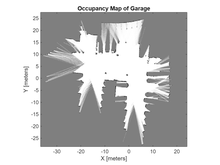
%> input picture loraRecv/src/testerplan2.png, 220 x 165 px, shrunk from 1092 x 819 before the run
$ octave pathVisual.m   (GNU Octave 9; MATLAB toolbox functions it lacks are replaced by stand-ins)
%> lines starting %> are read from the running program, lines starting %| are printed output that depends on the picture; in (x1, y1, x2, y2) boxes, pixels count from 0 and x2, y2 are one past the last pixel; in counts of white or black regions, pixels touching at a corner belong together; the program's own positions count from 1
% main_pathfinder.m
% Load a blueprint and find a path avoiding fire zones toward detected people.

clear; clc; close all;

%% STEP 1: Load and preprocess the blueprint image
img = imread('testerplan2.png');        % Replace with your blueprint file
%> img is the input picture: size 165x220x3 uint8; min 17, max 255, mean 200.5
gray = rgb2gray(img);                 % Convert to grayscale
bw = imcomplement(imbinarize(rgb2gray(img))); % Convert to binary (adjust as needed)
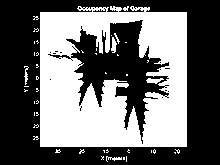
%> bw: size 165x220 logical; 42.6% white; 45 white regions (39 under 20 px), largest, box (x1, y1, x2, y2) and area: (40, 6, 187, 147) 14970, (146, 78, 164, 84) 64, (111, 37, 117, 53) 60, (24, 66, 29, 85) 42, (106, 156, 122, 162) 41, (114, 33, 120, 44) 21

M = bw;                               % M is the obstacle map: 1 = blocked, 0 = free
% imshow(M); title('Initial Map (WhitFe = Free, Black = Obstacle)');

%% STEP 2: Add fire zone coordinates (example points)
% Replace with your real fire detection output
num_fires = 5;
fire_coords = [];
fire_affected_zones = []; % Track all cells affected by fire zones

for i = 1:num_fires
    placed = false;
    while ~placed
        row = randi(size(M,1));
        col = randi(size(M,2));
        if M(row, col) == 0  % Only place fire on free space
            fire_coords(end+1, :) = [row, col];

            % Mark fire + 8-neighbors (3x3 area) as obstacle in M and track in fire_affected_zones
            for dr = -1:1
                for dc = -1:1
                    r2 = row + dr;
                    c2 = col + dc;
                    if r2 > 0 && r2 <= size(M,1) && c2 > 0 && c2 <= size(M,2)
                        M(r2, c2) = 1; % Mark as obstacle
                        fire_affected_zones(end+1, :) = [r2, c2]; % Track this affected cell
                    end
                end
            end
            placed = true;
        end
    end
end
%> after the loop, c2 = 97; fire_affected_zones = 45 rows, first 12: [78 199; 78 200; 78 201; 79 199; 79 200; 79 201; 80 199; 80 200; 80 201; 46 136; 46 137; 46 138]; fire_coords = [79 200; 47 137; 151 179; 52 198; 78 96]; r2 = 79


%% STEP 3: Simulate a Person on the Map
% Let's assume the person's position is detected at a certain point
%% STEP 3: Simulate a Person in the Center of the Map
% Automatically find the center-most free spot

center_row = round(size(M, 1) / 2);
%> center_row = 83
center_col = round(size(M, 2) / 2);
%> center_col = 110
found_persons = [];

% Search outward in a spiral until a free (non-obstacle) location is found
max_radius = max(size(M));
%> max_radius = 220
found = false;
for radius = 0:max_radius
    for dx = -radius:radius
        for dy = -radius:radius
            row = center_row + dy;
            col = center_col + dx;
            if row > 0 && row <= size(M,1) && col > 0 && col <= size(M,2)
                if M(row, col) == 0
                    person_row = row;
                    person_col = col;
                    found = true;
                    break;
                end
            end
        end
        if found, break; end
    end
    if found, break; end
end
%> after the loop, found = true; person_col = 107; person_row = 80

if ~found
    error('❌ No free space found near the center!');
end

% Mark the person's position for visualization (but not as an obstacle)
M(person_row, person_col) = 0;

%% STEP 4: Display initial map with fires and person
fig1 = figure;
imshow(~M); hold on;


% Plot fire centers with 'x' markers

radii = 1.5 * sqrt(2); % Circle to cover 3x3 area roughly
h_circles = viscircles(fire_coords(:, [2 1]), repmat(radii, size(fire_coords,1), 1), ...
           'Color', 'r', 'LineStyle', 'none', 'LineWidth', 1);


h_fire = plot(fire_coords(:,2), fire_coords(:,1), 'rx', 'MarkerSize', 8, 'LineWidth', 2);
% Plot person
h_person = plot(person_col, person_row, 'go', 'MarkerSize', 10, 'LineWidth', 2);
for k = 1:size(found_persons, 1)
    pos = found_persons(k, :);
    rectangle('Position', [pos(2)-3, pos(1)-3, 6, 6], 'EdgeColor', 'r', 'LineWidth', 2);
end
title('Map with Fire Zones and Person (Click START Point)');

 legend([h_fire, h_circles, h_person], {'Fire Centers', 'Fire Region ','Person'}, ...
        'Location','southoutside','Orientation','horizontal');
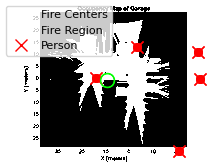
%> figure redrawn from the program's plot data; its title reads 'Click START point (white = free)'

%% STEP 5: Define start and end points
continue_pathfinding = true;

while continue_pathfinding
    %% STEP 5: Select Start and Goal
    valid = false;
    while ~valid
        imshow(~M); hold on;
        status_text = text(10, size(M,1)+10, '', 'Color', 'white', 'FontSize', 12, 'FontWeight', 'bold');

        % Plot fire and person again
        plot(fire_coords(:,2), fire_coords(:,1), 'rx', 'MarkerSize', 8, 'LineWidth', 2);
        plot(fire_affected_zones(:,2), fire_affected_zones(:,1), 'ro', 'MarkerSize', 4);
        plot(person_col, person_row, 'go', 'MarkerSize', 10, 'LineWidth', 2);
        title('Click START point (white = free)');
        legend({'Fire Centers', 'Fire Region', 'Person'}, ...
            'Location','southoutside','Orientation','horizontal');

%> (the run ends here)

$ run again, with loraRecv/src/pathtoperson.png copied over loraRecv/src/testerplan2.png
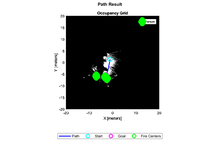
%> input picture loraRecv/src/pathtoperson.png, 220 x 159 px, shrunk from 1141 x 824 before the run
%> img is the input picture: size 159x220x3 uint8; mean R, G, B 190.9, 192.3, 191.2
%> `bw = imcomplement(imbinarize(rgb2gray(img)));`:
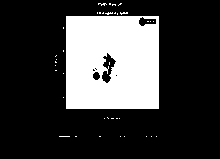
%> bw: size 159x220 logical; 24.1% white; 38 white regions (37 under 20 px), largest, box (x1, y1, x2, y2) and area: (66, 16, 159, 109) 8299
%> after the loop `for i = 1:num_fires`: c2 = 199; fire_affected_zones = 45 rows, first 12: [134 92; 134 93; 134 94; 135 92; 135 93; 135 94; 136 92; 136 93; 136 94; 81 172; 81 173; 81 174]; fire_coords = [135 93; 82 173; 76 200; 145 179; 50 198]; r2 = 51
%> after the loop `for radius = 0:max_radius`: found = true; person_col = 110; person_row = 80
%> `legend([h_fire, h_circles, h_person], {'Fire Centers', 'Fire Region ',..`:
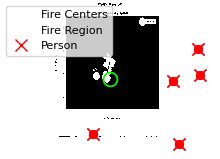
%> figure redrawn from the program's plot data; its title reads 'Click START point (white = free)'

$ run again, with loraRecv/src/testerplan.png copied over loraRecv/src/testerplan2.png
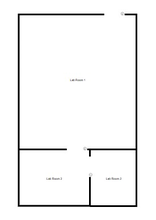
%> input picture loraRecv/src/testerplan.png, 156 x 220 px, shrunk from 275 x 388 before the run
%> img is the input picture: size 220x156x3 uint8; mean R, G, B 245.4, 245.4, 245.4
%> `bw = imcomplement(imbinarize(rgb2gray(img)));`:
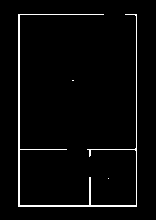
%> bw: size 220x156 logical; 3.1% white in thin lines or dots, all inside (x1, y1, x2, y2) = (18, 14, 137, 207)
%> after the loop `for i = 1:num_fires`: c2 = 128; fire_affected_zones = 45 rows, first 12: [185 65; 185 66; 185 67; 186 65; 186 66; 186 67; 187 65; 187 66; 187 67; 112 122; 112 123; 112 124]; fire_coords = [186 66; 113 123; 105 142; 63 97; 201 127]; r2 = 202
%> after the loop `for radius = 0:max_radius`: found = true; person_col = 78; person_row = 110
%> `legend([h_fire, h_circles, h_person], {'Fire Centers', 'Fire Region ',..`:
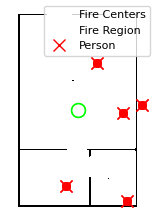
%> figure redrawn from the program's plot data; its title reads 'Click START point (white = free)'
